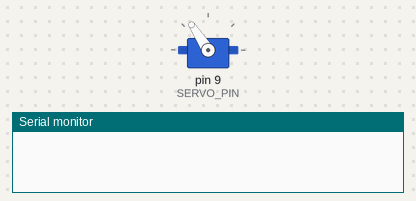
Bench run of a sketch on a simulated Arduino Nano, built with avr-gcc and run on an emulated ATmega328P. Shown: servo, the last lines printed to the serial monitor.

Above: at 1.05 s.
At 3.5 s:
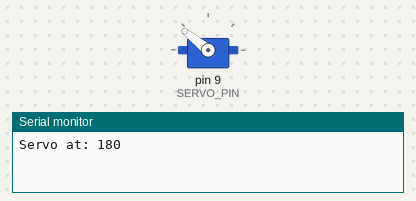
At 5.65 s:
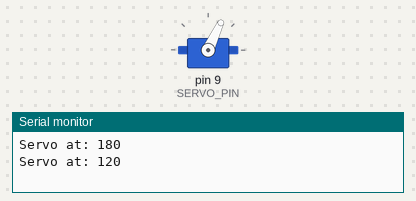
At 7.8 s:
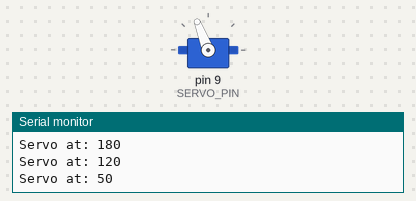
Timing chart, 0 to 11.3 s (numbered marks = the images above):
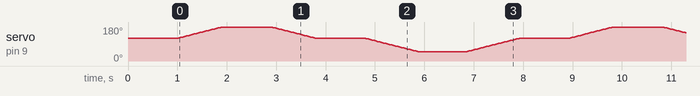

The sketch:

servo_only_test.ino
```cpp
// servo_only_test.ino
// Moves ONLY the steering servo: center -> left -> center -> right, slowly, forever.
// Board: Arduino Nano (classic, ATmega328P) | Servo on D9
// Use it to check the new pinion + rack steering: the servo must not hum or push at the ends.

#include <Servo.h>

// ================= SETTINGS (change these) =================
const int CENTER_ANGLE = 120;   // provisional - adjust to the new rack
const int LEFT_LIMIT   = 180;   // provisional - widen slowly
const int RIGHT_LIMIT  = 50;    // provisional
const int STEP_DELAY_MS = 15;   // ms per degree (bigger = slower)
const int HOLD_MS       = 1000; // time it stays at each position
// ===========================================================

const int SERVO_PIN = 9;
Servo steering;
int currentAngle = CENTER_ANGLE;

// Move one degree at a time to the target angle
void moveTo(int target) {
  while (currentAngle != target) {
    currentAngle += (target > currentAngle) ? 1 : -1;
    steering.write(currentAngle);
    delay(STEP_DELAY_MS);
  }
  Serial.print(F("Servo at: "));
  Serial.println(currentAngle);
  delay(HOLD_MS);
}

void setup() {
  Serial.begin(115200);
  steering.attach(SERVO_PIN, 500, 2500);
  steering.write(CENTER_ANGLE);
  delay(1000);
}

void loop() {
  moveTo(LEFT_LIMIT);
  moveTo(CENTER_ANGLE);
  moveTo(RIGHT_LIMIT);
  moveTo(CENTER_ANGLE);
}
```
